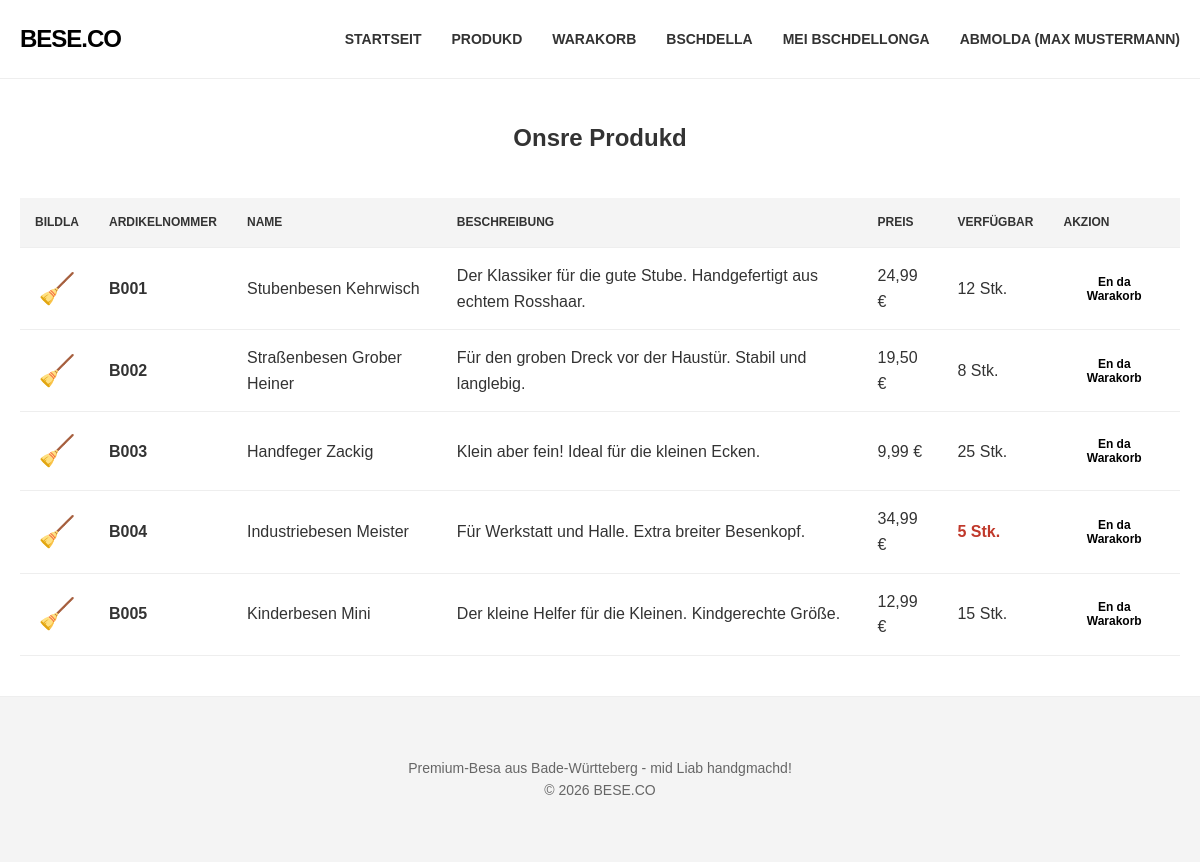
The page /products.php (signed in) on the database its author committed.
### tables this page shows
CREATE TABLE products (
    id INT AUTO_INCREMENT PRIMARY KEY,
    product_number VARCHAR(20) UNIQUE NOT NULL,
    name VARCHAR(100) NOT NULL,
    description TEXT,
    price DECIMAL(10, 2) NOT NULL,
    stock INT DEFAULT 0
);

### products.php (the view, shortened to what this page needs)
<?php
include 'header.php';
$products = [];
if ($pdo) {
    $stmt = $pdo->query("SELECT * FROM products");
    $products = $stmt->fetchAll();
} else {
    echo "<p style='color:red; text-align:center;'>Databankverbindung fählgschlaga! Bitte database.sql en phpMyAdmin importiera.</p>";
}
?>
<section class="container">
    <h2 style="margin: 40px 0; text-align: center;">Onsre Produkd</h2>
    <?php if (!empty($products)): ?>
    <table>
        <thead>
            <tr>
                <th>Bildla</th>
                <th>Ardikelnommer</th>
                <th>Name</th>
                <th>Beschreibung</th>
                <th>Preis</th>
                <th>Verfügbar</th>
                <th>Akzion</th>
            </tr>
        </thead>
        <tbody>
            <?php foreach ($products as $p): ?>
            <tr>
                <td style="font-size: 30px; text-align: center;">&#129529;</td>
                <td><strong><?php echo htmlspecialchars($p['product_number']); ?></strong></td>
                <td><?php echo htmlspecialchars($p['name']); ?></td>
                <td><?php echo htmlspecialchars($p['description']); ?></td>
                <td><?php echo number_format($p['price'], 2, ',', '.'); ?> &euro;</td>
                <td>
                    <?php if ($p['stock'] <= 0): ?>
                        <span style="color: #c0392b; font-weight: bold;">Ausverkaufd</span>
                    <?php elseif ($p['stock'] <= 5): ?>
                        <span style="color: #c0392b; font-weight: bold;"><?php echo $p['stock']; ?> Stk.</span>
                    <?php else: ?>
                        <?php echo $p['stock']; ?> Stk.
                    <?php endif; ?>
                </td>
                <td>
                    <?php if (isset($_SESSION['customer_id'])): ?>
                        <form action="cart.php" method="POST" style="display:inline; max-width:none; margin:0; padding:0; background:none;">
                            <button type="submit" class="btn btn-cart-add">En da Warakorb</button>
                        </form>
                    <?php else: ?>
                        <a href="login.php" class="btn" style="padding: 5px 10px; font-size: 12px;">Eilogga</a>
                    <?php endif; ?>
                </td>
            </tr>
            <?php endforeach; ?>
        </tbody>
    </table>
    <?php endif; ?>
</section>
<?php include 'footer.php'; ?>

### style.css (style rules this page uses)
:root { --primary: #000; --background: #fff; --text: #333; --muted: #666; --gray-light: #f4f4f4; --radius: 8px; }
* { box-sizing: border-box; margin: 0; padding: 0; }
body { font-family: Arial, Helvetica, sans-serif; line-height: 1.6; color: var(--text); background: var(--background); }
.container { max-width: 1200px; margin: 0 auto; padding: 0 20px; }
.btn { display: inline-block; background: #fff; color: #000; padding: 15px 40px; border-radius: 50px; text-decoration: none; font-weight: bold; transition: transform 0.3s; }
table { width: 100%; border-collapse: collapse; margin: 40px 0; }
table th, table td { padding: 15px; text-align: left; border-bottom: 1px solid #eee; }
table th { background: var(--gray-light); text-transform: uppercase; font-size: 12px; }
form { max-width: 500px; margin: 40px auto; background: var(--gray-light); padding: 40px; border-radius: var(--radius); }
.btn-cart-add { padding: 5px 10px !important; font-size: 12px !important; cursor: pointer; border: none; }

### rows shown on the page
products: product_number "B001", name "Stubenbesen Kehrwisch", description "Der Klassiker für die gute Stube. Handgefertigt aus echtem Rosshaar.", price "24,99", stock "12"
products: product_number "B002", name "Straßenbesen Grober Heiner", description "Für den groben Dreck vor der Haustür. Stabil und langlebig.", price "19,50", stock "8"
products: product_number "B003", name "Handfeger Zackig", description "Klein aber fein! Ideal für die kleinen Ecken.", price "9,99", stock "25"
products: product_number "B004", name "Industriebesen Meister", description "Für Werkstatt und Halle. Extra breiter Besenkopf.", price "34,99", stock "5"
products: product_number "B005", name "Kinderbesen Mini", description "Der kleine Helfer für die Kleinen. Kindgerechte Größe.", price "12,99", stock "15"

### other values the page prints
$_SESSION['customer_name'] "MAX MUSTERMANN"
